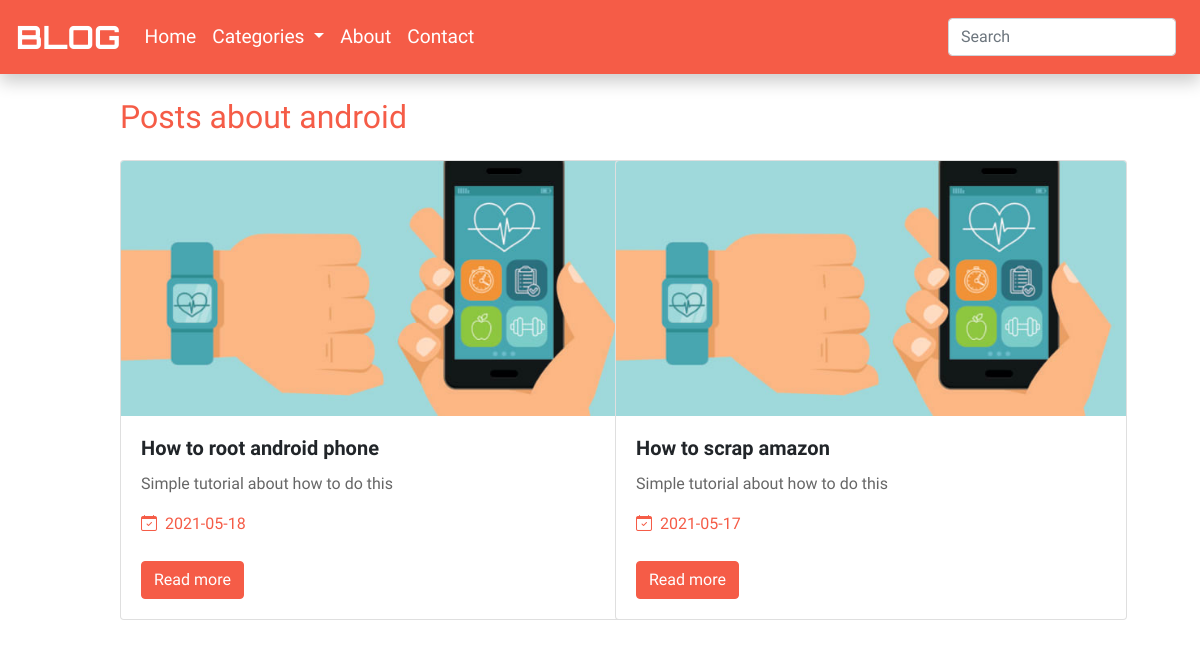
Page /category.php?category=android on the committed database.
### tables this page shows
CREATE TABLE `POST` (
  `ID` varchar(10) NOT NULL,
  `TITLE` varchar(100) NOT NULL,
  `TITLE_SLAG` varchar(100) NOT NULL,
  `AUTHOR` varchar(10) NOT NULL,
  `DATE` date NOT NULL,
  `CONTENT` text NOT NULL,
  `VIEWS` int DEFAULT NULL,
  `COVER_IMAGE_LOCATION` varchar(255) DEFAULT NULL,
  `DESCRIPTION` varchar(255) DEFAULT NULL
);

### includes/classes/class.db.php (called while the page is built, shortened)
<?php
    class DB
    {
        private $connection;
        public function __construct($server,$user,$password,$database){
            try{
                $this->connection = new PDO("mysql:host=$server;dbname=$database", $user, $password);
                $this->connection->setAttribute(PDO::ATTR_ERRMODE, PDO::ERRMODE_EXCEPTION);
            }
            catch(PDOException $error){
                error_log($error->getMessage(),0);
            }
        }
        public function __destruct(){
            $this->connection = null;
        }
        public function get_posts_by_category($category,$page_no,$posts_per_page){
            try{
                $offset = ($page_no-1)*$posts_per_page;
                $statement = $this->connection->prepare("SELECT COUNT(TAG_ID) AS COUNT FROM USED_TAGS WHERE TAG_ID IN (SELECT ID FROM TAG WHERE NAME = '{$category}')");
                $statement->execute();
                $total_posts = $statement->fetch(PDO::FETCH_ASSOC)['COUNT'];
                $no_of_pages = ceil($total_posts/$posts_per_page);
                $statement = $this->connection->prepare("SELECT ID,TITLE,TITLE_SLAG,AUTHOR,DATE,COVER_IMAGE_LOCATION,DESCRIPTION FROM POST WHERE ID IN (SELECT POST_ID FROM USED_TAGS WHERE TAG_ID IN(SELECT ID FROM TAG WHERE NAME = '{$category}')) ORDER BY DATE DESC LIMIT $offset,$posts_per_page");
                $statement->execute();
                $pageination_obj = new stdClass;
                $pageination_obj->posts = $statement->fetchAll(PDO::FETCH_ASSOC);
                $pageination_obj->total_post_count = $total_posts;
                $pageination_obj->no_of_pages = $no_of_pages;
                return $pageination_obj;
            }
            catch(Exception $error){
                error_log("Get Pagination error : {$error->getMessage()}");
            }
        }
    }
?>

### includes/functions/pagination-handler.php (the view, shortened to what this page needs)
<?php
    function display_category_posts($category,$page_no){
        try{
            $db = new DB(...$GLOBALS['db_config_array']);
            $pagination = $db->get_posts_by_category($category,$page_no,POSTS_PER_PAGE);
            $col_count = 0;
            foreach($pagination->posts as $post){
                if($col_count===0){
                    echo '<div class="row">';
                }
                echo '<div class="col-xl-6 post-card">
                <div class="card" style="width: 32rem;">
                    <img class="card-img-top" src="admin/uploads/cover_images/'.$post['COVER_IMAGE_LOCATION'].'" alt="Card image cap">
                    <div class="card-body">
                        <h5 class="card-title">'.$post['TITLE'].'</h5>
                        <p class="card-text" style="color:rgba(0,0,0,0.6);">'.$post['DESCRIPTION'].'</p>
                        <a style="display:block;margin-bottom:0.05vh;" class="card-text post-header-links" href="date-posts.php?date='.$post['DATE'].'"><i class="bi bi-calendar-check"></i>&nbsp;&nbsp;'.$post['DATE'].'</a><br>'.'                        <a href="post.php?url='.$post['TITLE_SLAG'].'" class="btn btn-primary read-more-btn">Read more</a>'.
                    '</div>
                </div>
            </div>';
                if($col_count>0){
                    echo "</div>";
                }
                if($col_count===1){
                    $col_count=0;
                }
                else{
                    $col_count++;
                }
            }
        }
        catch(Exception $error){
            error_log("Pagination error : $error->getMessage()",0);
        }
    }
?>

### assets/css/main.css (style rules this page uses)
* { padding: 0; margin: 0; box-sizing: border-box; scroll-behavior: smooth; font-family: base-font; }
.read-more-btn { background-color: #f55c47; border-color: #f55c47; }
#pagination-container .row { margin-top: 3vh; margin-bottom: 2.8vh; }
.card h5 { font-family: bold-font; }
.post-header-links { color: #f55c47; }

### rows in the picture
post: COVER_IMAGE_LOCATION (picture), TITLE "How to root android phone", DESCRIPTION "Simple tutorial about how to do this", DATE "2021-05-18"
post: COVER_IMAGE_LOCATION (picture), TITLE "How to scrap amazon", DESCRIPTION "Simple tutorial about how to do this", DATE "2021-05-17"

### other values in the picture
$_GET['category'] "android"
